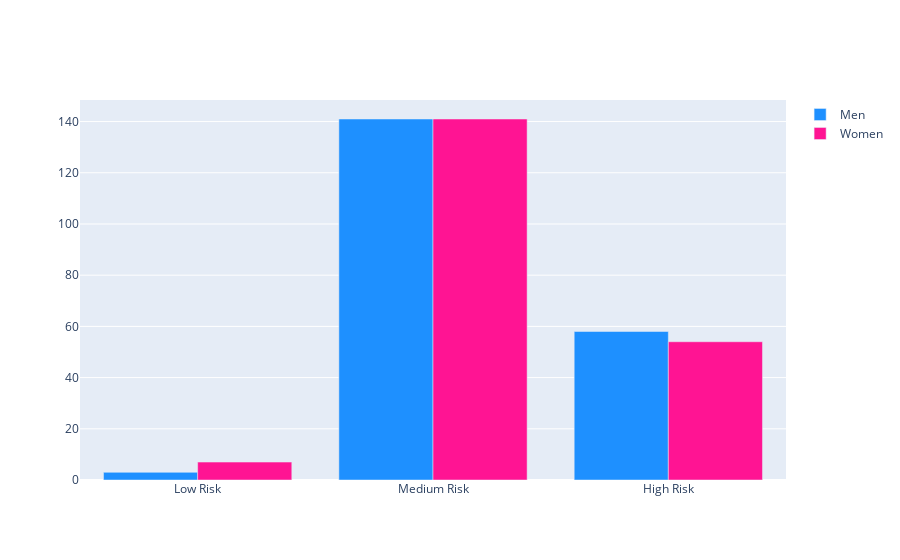

Notebook cell for this chart:
### Markdown cell above
#### Risk taking by gender

### Code cell
gender_risk_df = prepped_df[['sex', 'sex_binary', 'age', 'risk']].groupby(
    ['risk', 'sex']).count().reset_index()
female_list = [gender_risk_df.at[0, 'age'], gender_risk_df.at[2, 'age'], gender_risk_df.at[4, 'age']]
male_list = [gender_risk_df.at[1, 'age'], gender_risk_df.at[3, 'age'], gender_risk_df.at[5, 'age']]
fig = go.Figure(data=[
    go.Bar(name='Men', x=['Low Risk', 'Medium Risk', 'High Risk'], y=male_list, marker_color=sex_colors[1]),
    go.Bar(name='Women', x=['Low Risk', 'Medium Risk', 'High Risk'], y=female_list, marker_color=sex_colors[0])])
fig.update_layout(barmode='group')  # Change the bar mode
fig.show()

### Figure 1 — Plotly figure (JSON) as saved in the notebook; plotly's stock layout.template omitted (floating-point values rounded to 4 significant figures)
{"data": [{"marker": {"color": "dodgerblue"}, "name": "Men", "x": ["Low Risk", "Medium Risk", "High Risk"], "y": [3, 141, 58], "type": "bar"}, {"marker": {"color": "deeppink"}, "name": "Women", "x": ["Low Risk", "Medium Risk", "High Risk"], "y": [7, 141, 54], "type": "bar"}], "layout": {"barmode": "group"}}
